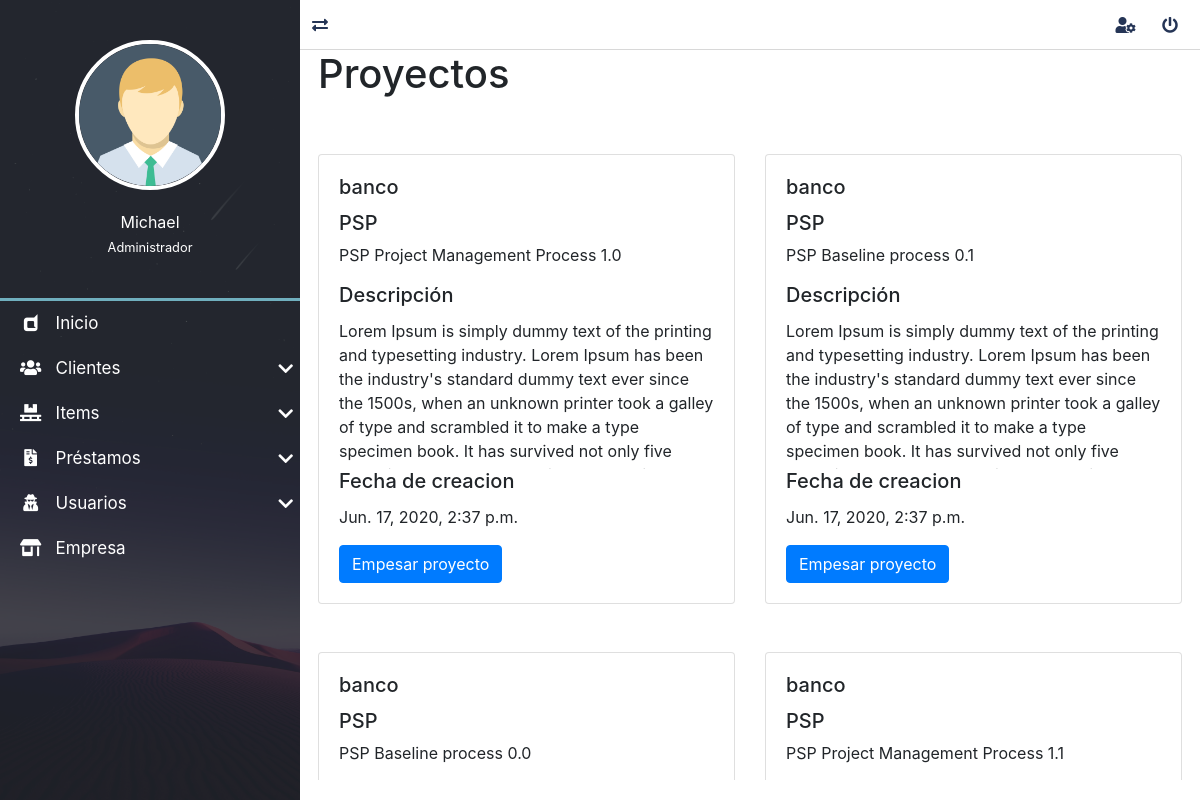
Screenshot of /proyectos/ (signed in) with the database file from the repository.
### proyecto/models.py (models this page shows, shortened)
class Proyect(models.Model):
    nombre=models.CharField(max_length=50, verbose_name="Nombre")
    fase=models.CharField(max_length=50, verbose_name="fase")
    descripcion=models.TextField(verbose_name="Descripcion")
    fechaInicio=models.DateTimeField(auto_now_add=True, verbose_name="fechaCreacion")
    ultimaActualizacion=models.DateTimeField(auto_now=True, verbose_name="Actualizado")
    class Meta:
        verbose_name ="Proyecto"
        verbose_name_plural ="Proyectos"

### mainApp/views.py (the view)
# urls.py: path('proyectos/', views.proyectos, name='proyectos'),
@login_required(login_url='login')
def proyectos(request):
    return render(request, 'mainApp/proyectos.html',{
        'title':'Proyectos'
    })

### proyecto/context_processors.py (called while the page is built)
def get_proyecto(request):
    proyecto= Proyect.objects.values_list('id','nombre','fase' ,'descripcion', 'fechaInicio')
    return {
        'proyectos':proyecto
    }

### mainApp/templates/mainApp/proyectos.html (shortened to what this page needs)
{% extends 'layouts/layout.html' %}
{% block content %}
    <h1>Proyectos</h1>
    <div class="row">
        {% for proyecto in proyectos %}
            <div class="col-sm-6 mt-5 container" style="max-width: 30rem;">
                <div class="box-projecto card" >
                    <div class="card-body">
                        <h5 class="card-title">{{proyecto.1}} </h5>
                        <h5>PSP</h5>
                        <p>{{proyecto.2}} </p>
                        <h5 class="card-title">Descripción</h5>
                        <div class="scroll-project-description">
                            <p class="card-text">{{proyecto.3}} </p>
                        </div>
                        <h5 class="card-title">Fecha de creacion</h5>
                        <p>{{proyecto.4}} </p>
                        <button type="button" class="btn btn-primary" data-toggle="modal" data-target="#staticBackdrop" onclick="modalForm('{{proyecto.0}}')">
                            Empesar proyecto
                        </button>
                    </div>
                </div>
            </div>
        {% endfor %}
    </div>
{% endblock content %}

### mainApp/templates/layouts/layout.html (shortened to what this page needs)
{% load static %}
<!DOCTYPE html>
<html lang="es">
<head>
	<link rel="stylesheet" href="{% static 'dashboar/css/normalize.css' %}">
	<link rel="stylesheet" href="{% static 'dashboar/css/style.css' %}">
	<link rel="stylesheet" href="{% static 'dashboar/css/all.css' %}">
	<link rel="stylesheet" href="{% static 'dashboar/css/sweetalert2.min.css' %}">
	<link rel="stylesheet" href="{% static 'dashboar/css/jquery.mCustomScrollbar.css' %}">
	<link rel="stylesheet" href="https://stackpath.bootstrapcdn.com/bootstrap/4.5.0/css/bootstrap.min.css">
	<link rel="stylesheet" type="text/css" href="{% static 'css/style.css' %}">
</head>
<body>
	<main class="full-box main-container">
		<section class="full-box nav-lateral">
			<div class="full-box nav-lateral-content">
				<figure class="full-box nav-lateral-avatar">
					<img src=" {% static 'dashboar/assets/avatar/Avatar.png' %}" class="img-fluid" alt="Avatar">
					<figcaption class="roboto-medium text-center">
						{{request.user.first_name}} <br>
						{% if request.user.is_staff %}
							<small class="roboto-condensed-light">Administrador</small>
						{% else %}
							<small class="roboto-condensed-light">Desarrollador</small>
						{% endif %}
					</figcaption>
				</figure>
				<div class="full-box nav-lateral-bar"></div>
				<nav class="full-box nav-lateral-menu">
					<ul>
						<li>
							<a href=" {% url 'proyectos' %}"><i class="fab fa-dashcube fa-fw"></i> &nbsp; Inicio</a>
						</li>
						<li>
							<a href="#" class="nav-btn-submenu"><i class="fas fa-users fa-fw"></i> &nbsp; Clientes <i class="fas fa-chevron-down"></i></a>
						</li>
						<li>
							<a href="#" class="nav-btn-submenu"><i class="fas fa-pallet fa-fw"></i> &nbsp; Items <i class="fas fa-chevron-down"></i></a>
						</li>
						<li>
							<a href="#" class="nav-btn-submenu"><i class="fas fa-file-invoice-dollar fa-fw"></i> &nbsp; Préstamos <i class="fas fa-chevron-down"></i></a>
						</li>
						<li>
							<a href="#" class="nav-btn-submenu"><i class="fas  fa-user-secret fa-fw"></i> &nbsp; Usuarios <i class="fas fa-chevron-down"></i></a>
						</li>
						<li>
							<a href="company.html"><i class="fas fa-store-alt fa-fw"></i> &nbsp; Empresa</a>
						</li>
					</ul>
				</nav>
			</div>
		</section>
		<section class="full-box page-content">
			<nav class="full-box navbar-info">
				<a href="#" class="float-left show-nav-lateral">
					<i class="fas fa-exchange-alt"></i>
				</a>
				{% if user.email %}
					<a href="user-update.html">
						<i class="fas fa-user-cog"></i>
					</a>
					<a href="#" class="btn-exit-system">
						<i class="fas fa-power-off"></i>
					</a>
				{% else %}
					<a href="{% url 'log_in' %}">
						<i class="fas fa-sign-in-alt"></i>
					</a>
				{% endif %}
			</nav>
			 <div class="content-box">
				{% block content %}
				{% endblock content %}
			</div>
		</section>
	</main>
</body>
</html>

### mainApp/static/dashboar/css/style.css (style rules this page uses)
:root { --color-one: #F5F5F5; --color-two: #24292E; --color-three: #70afbe; --form-color: #14111A; --accent-color: #253556; --border-color: #D8D8D8; }
body,html { width: 100vw; height: 100vh; background-color: var(--color-one); color: #333; font-size: 16px; }
.full-box { margin: 0; padding: 0; box-sizing: border-box; width: 100%; }
.main-container { height: 100%; position: absolute; top: 0; left: 0; overflow: hidden; }
.page-content, .nav-lateral { height: 100%; overflow: hidden; }
.page-content { position: relative; padding-left: 300px; transition: all .2s ease-in-out; padding-bottom: 20px; }
.nav-lateral { width: 300px; position: absolute; top: 0; left: 0; z-index: 1; transition: all .2s ease-in-out; background-image: url('../assets/img/nav-font.jpg'); background-position: center center; background-size: cover; }
.nav-lateral-content { max-width: 300px; height: 100%; background-color: rgba(36, 41, 46, .8); }
.nav-lateral-bar { height: 3px; background-color: var(--color-three); }
.nav-lateral-avatar { padding: 40px 0; }
.nav-lateral-avatar img { width: 50%; margin: 0 auto; display: block; border: 4px solid #FFF; border-radius: 100%; }
.nav-lateral-avatar figcaption { margin-top: 20px; color: #FFF; }
.nav-lateral-menu { height: auto; }
.nav-lateral-menu ul { margin: 0; padding: 0; list-style: none; }
.nav-lateral-menu ul li { width: 100%; height: auto; }
.nav-lateral-menu ul li a { display: block; width: 100%; height: 45px; line-height: 45px; text-decoration: none; color: #FFF; font-size: 17px; box-sizing: border-box; padding-left: 20px; transition: all .2s ease-in-out; }
.nav-lateral-menu .fa-chevron-down, .nav-lateral-menu .fa-chevron-up { float: right; height: 45px; line-height: 45px; margin-right: 7px; transition: all .2s ease-in-out; }
.navbar-info { height: 50px; border-bottom: 1px solid var(--border-color); text-align: right; padding-right: 10px; }
.navbar-info a { color: var(--accent-color); height: 50px; min-width: 40px; text-align: center; line-height: 50px; display: inline-block; transition: all .2s ease-out; user-select: none; }
.content-box { margin-left: 2%; margin-right: 2%; }

### mainApp/static/dashboar/css/all.css (style rules this page uses)
.fa, .fas, .far, .fal, .fab { -moz-osx-font-smoothing: grayscale; -webkit-font-smoothing: antialiased; display: inline-block; font-style: normal; font-variant: normal; text-rendering: auto; line-height: 1; }
.fa-fw { text-align: center; width: 1.25em; }
.fa-chevron-down:before { content: "\f078"; }
.fa-dashcube:before { content: "\f210"; }
.fa-exchange-alt:before { content: "\f362"; }
.fa-file-invoice-dollar:before { content: "\f571"; }
.fa-pallet:before { content: "\f482"; }
.fa-power-off:before { content: "\f011"; }
.fa-store-alt:before { content: "\f54f"; }
.fa-user-cog:before { content: "\f4fe"; }
.fa-user-secret:before { content: "\f21b"; }
.fa-users:before { content: "\f0c0"; }
.fab { font-family: 'Font Awesome 5 Brands'; }
.fa, .fas { font-family: 'Font Awesome 5 Free'; font-weight: 900; }

### mainApp/static/css/style.css (style rules this page uses)
:root { --fondo: url("../img/fondoLogin.png"); --porsentaje-borde-radius: 5%; --px-borde-radius: 4px; --bac-color: #70afbe; --shadow-box: 0px 4px 18px 3px rgba(0,0,0,0.75);; }
.card { transition: box-shadow 0.5s; }
.scroll-project-description { overflow-y: scroll; height: 150px; }

### rows the page displays
Proyect: nombre "banco", fase "PSP Project Management Process 1.0", descripcion "Lorem Ipsum is simply dummy text of the printing and typesetting industry. Lorem Ipsum has been the industry's standard dummy text ever since the 1500s, when an unknown printer took a galley of type and scrambled it to make a type specimen book. It has survived not only five…", fechaInicio "Jun. 17, 2020, 2:37 p.m."
Proyect: nombre "banco", fase "PSP Baseline process 0.1", descripcion "Lorem Ipsum is simply dummy text of the printing and typesetting industry. Lorem Ipsum has been the industry's standard dummy text ever since the 1500s, when an unknown printer took a galley of type and scrambled it to make a type specimen book. It has survived not only five…", fechaInicio "Jun. 17, 2020, 2:37 p.m."
Proyect: nombre "banco", fase "PSP Baseline process 0.0"
Proyect: nombre "banco", fase "PSP Project Management Process 1.1"

### other values shown
{{ request.user.first_name }} "Michael"
